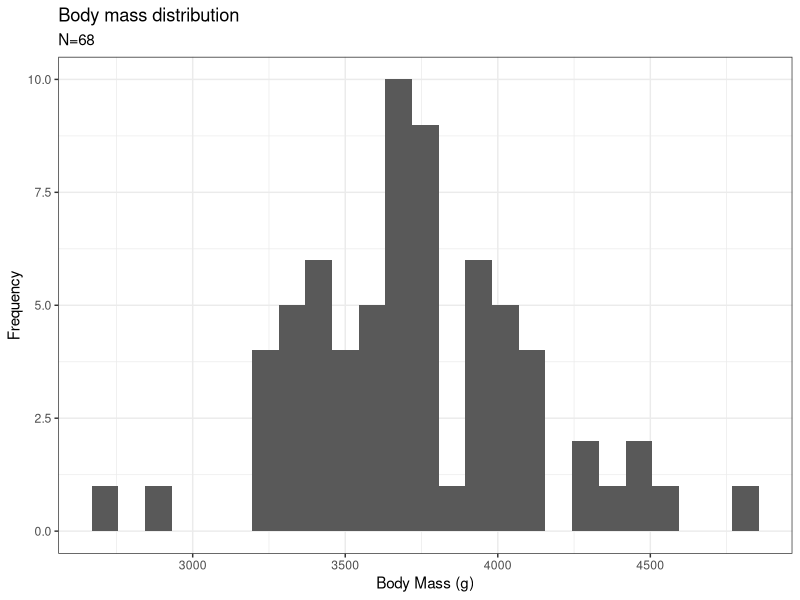
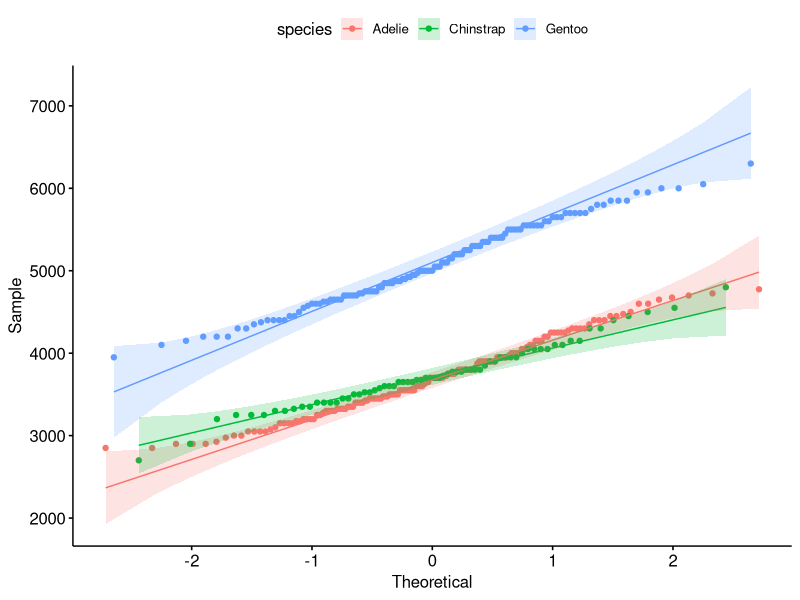
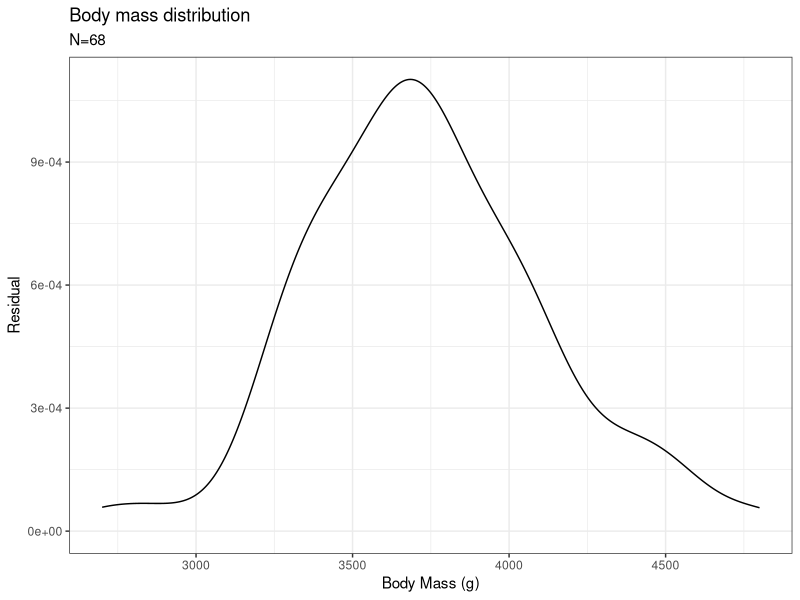

Here is the R script that generated these plots, in order:
## ---- chunk 1
#| include: false
paged_print <- function(x, options) {
  knitr::asis_output(
    rmarkdown:::paged_table_html(x, options = attr(
      x,
      "options"
    )),
    meta = list(dependencies = rmarkdown::html_dependency_pagedtable())
  )
}

registerS3method(
  "knit_print", "data.frame", paged_print,
  envir = asNamespace("knitr")
)
## ---- chunk 2
#install.packages("palmerpenguins")
#install.packages("tidyverse")
#install.packages("ggpubr")

library(palmerpenguins)
library(tidyverse)
library(ggpubr)

penguins %>% filter(species == "Chinstrap") %>% ggplot(aes(x = body_mass_g)) + 
  xlab("Body Mass (g)") + ylab("Frequency") + ggtitle("Body mass distribution") + 
   geom_histogram(bins = 25) + 
  labs(subtitle = paste0("N=",penguins %>% filter(species == "Chinstrap") %>% nrow())) +
  theme_bw()
## ---- chunk 3
#install.packages("palmerpenguins")
#install.packages("tidyverse")
#install.packages("ggpubr")

library(palmerpenguins)
library(tidyverse)
library(ggpubr)

ggqqplot(penguins, x = "body_mass_g", color = "species")
## ---- chunk 4
#install.packages("palmerpenguins")
#install.packages("tidyverse")
#install.packages("ggpubr")

library(palmerpenguins)
library(tidyverse)
library(ggpubr)

penguins %>% filter(species == "Chinstrap") %>% ggplot(aes(x = body_mass_g)) + 
  xlab("Body Mass (g)") + ylab("Residual") + ggtitle("Body mass distribution") + 
   geom_density() + 
  labs(subtitle = paste0("N=",penguins %>% filter(species == "Chinstrap") %>% nrow())) +
  theme_bw()
## ---- chunk 5
pen_chin <- penguins %>% filter(species == "Chinstrap")
shapiro.test(pen_chin$body_mass_g)
## ---- chunk 6
set.seed(123)

x <- rnorm(50)

ks.test(x,"pnorm")
## ---- chunk 7
pen_gen <- penguins %>% filter(species=="Gentoo")
# one sample t-test
t.test(pen_gen$body_mass_g, mu = 4500)
## ---- chunk 8
pen_gen <- penguins %>% filter(species=="Gentoo")
pen_chin <- penguins %>% filter(species=="Chinstrap")
# two sample t-test
t.test(pen_gen$body_mass_g, pen_chin$body_mass_g, var.equal = T)
## ---- chunk 9
pen_gen <- penguins %>% filter(species=="Gentoo")
pen_chin <- penguins %>% filter(species=="Chinstrap")
# welsh's t-test
t.test(pen_gen$body_mass_g, pen_chin$body_mass_g)
## ---- chunk 10
pen_gen <- penguins %>% filter(species=="Gentoo")
# paired t-test
t.test(pen_gen$bill_length_mm, pen_gen$bill_depth_mm, paired = T)
## ---- chunk 11
#| echo: false
Sys.time()
